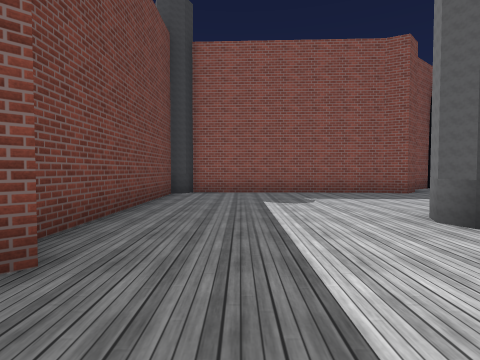
View 1 (above)

20 first-person views from a walk through a Unity game level. The camera is 1.2 m above the floor, tilts 2° down and sees 80° across. The floor is counted in squares, 2 m on a side. Each view is taken from the middle of a square. On the plan, view 1 faces up. The plan holds only what a view shows up to about 9 squares ahead; the rest is blank. The place goes on beyond the plan. The player character is not drawn. Some surface patterns are stand-ins.

View 2
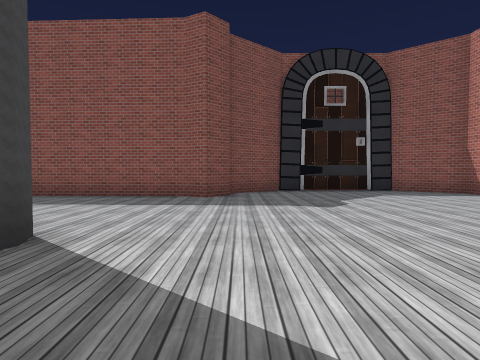

View 3
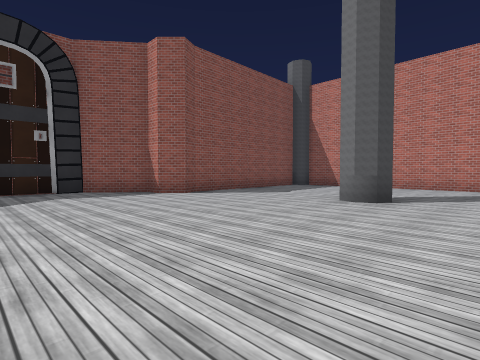

View 4
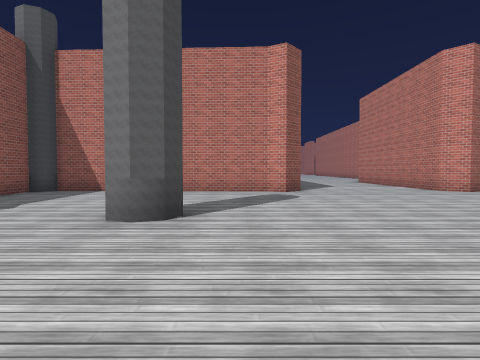

View 5
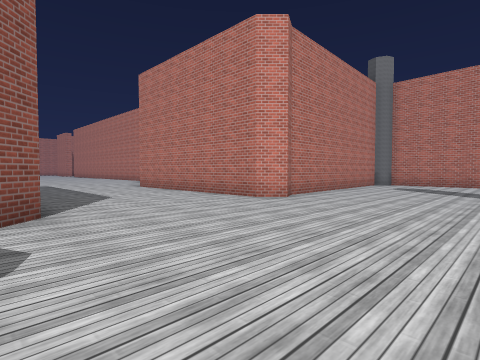

View 6
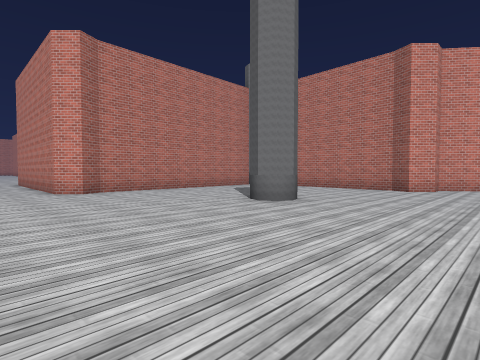

View 7
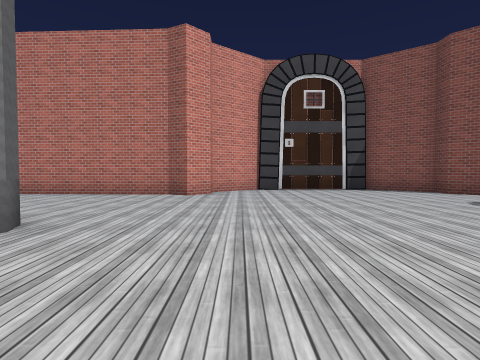

View 8
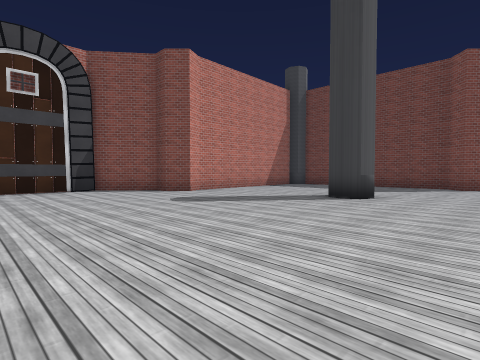

View 9
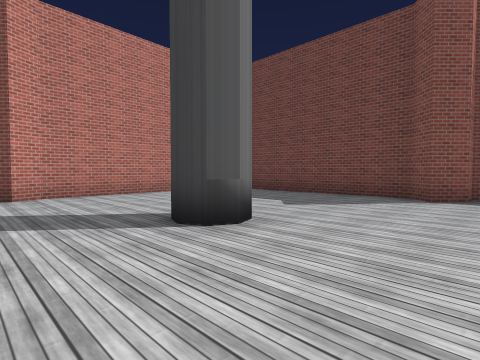

View 10
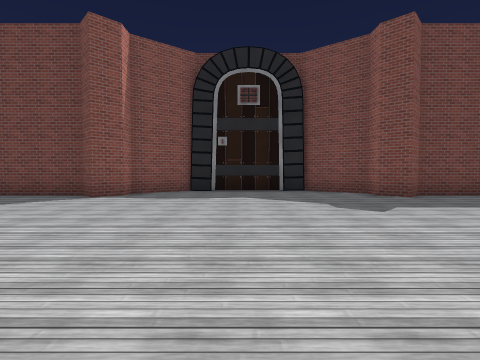

View 11
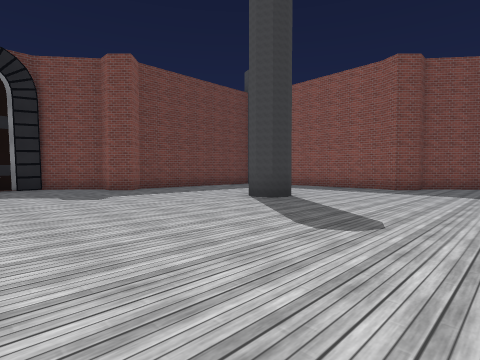

View 12
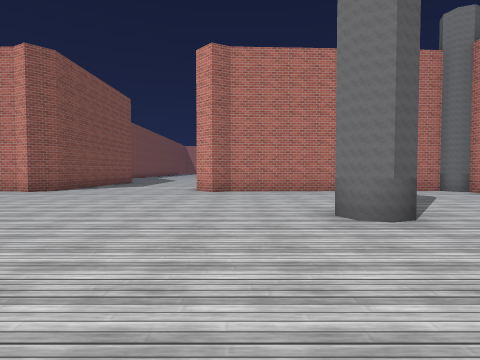

View 13
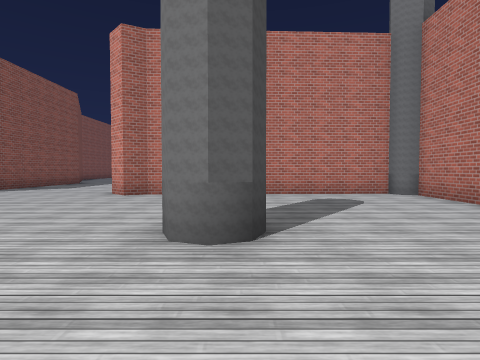

View 14
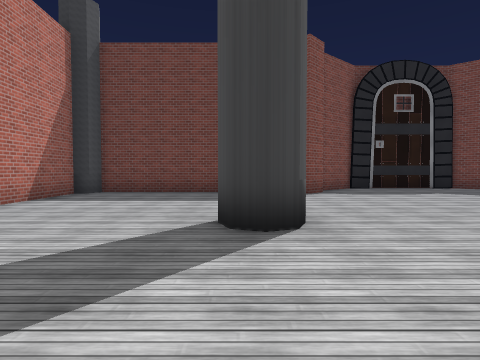

View 15
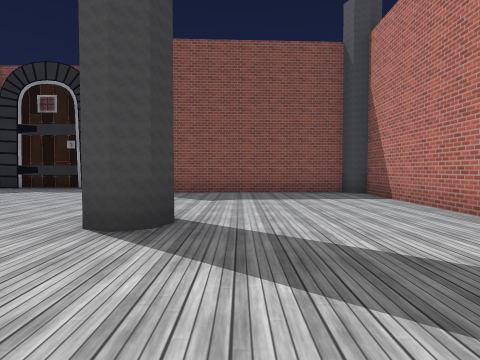

View 16
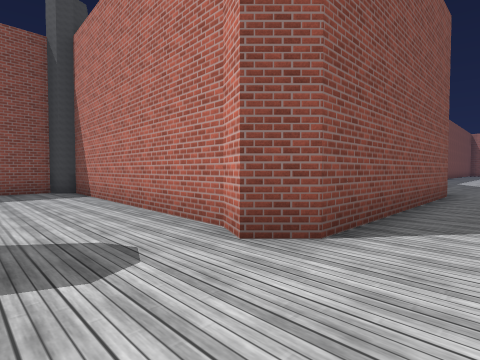

View 17
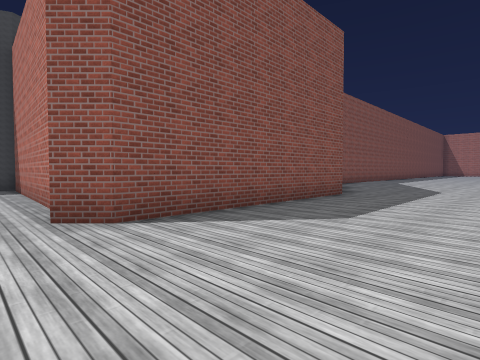

View 18
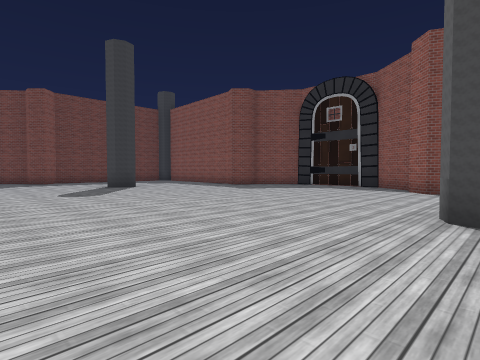

View 19
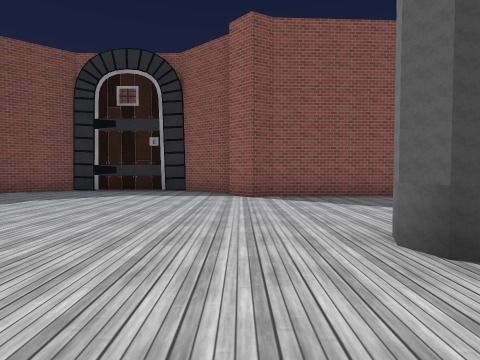

View 20
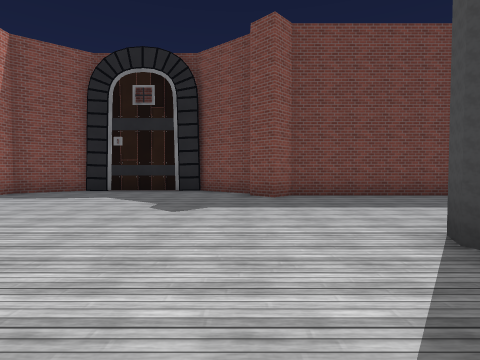

### Floor plan
Points are (right, up) in squares from view 1. A wall is a line through its corners. A room is listed if a view was taken in it or the views show most of it. See-through windows are left out.
Room 1 (views 1, 2, 3, 4, 5, 6, 7, 8, 9, 10, 11, 12, 13, 14, 15, 16, 17, 18, 19, 20)
walls: (12.8, -7.3) (12.4, -7.1) (12.2, -6.8) (12.4, -6.4) (12.7, -6.3) (13.1, -6.4); (13.3, 3.2) (13.1, 2.9) (12.8, 2.7) (12.4, 2.9) (12.3, 3.2) (12.4, 3.6); (2.8, 2.7) (2.4, 2.9); (2.4, -6.4) (2.7, -6.2) (3.1, -6.4) (3.2, -6.7) (3.1, -7.1); (3.1, 3.7) (3.3, 3.3) (3.1, 2.9) (2.5, 2.6) (2.3, 3.2) (2.4, 3.7); (16.8, 7.7) (11.7, 7.5) (11.3, 7.3) (10.8, 7.8) (10.8, 8.3) (9.4, 9.3) (6.1, 9.3); (6.1, -12.7) (9.5, -12.7) (10.8, -11.7) (10.8, -11.2) (11.2, -10.8) (11.7, -11) (16.8, -11.2) (16.9, -10.9) (17.2, -10.8) (17, -4.8) (16.7, -4.3) (17.2, -3.8) (21, -3.8); (6.9, 9.3) (6.2, 9.4) (4.7, 8.2) (4.7, 7.7) (4.3, 7.3) (3.8, 7.5) (-1.3, 7.7) (-1.4, 7.4) (-1.7, 7.2) (-1.7, 2.2) (-1.2, 1.8) (-1.7, 1.3) (-2.2, 1.3) (-3.2, 0) (-3.2, -3.5) (-2.2, -4.7) (-1.8, -4.7) (-1.3, -5.2) (-1.7, -5.7) (-1.7, -10.7) (-1.3, -10.9); (22.9, 0.2) (17.3, 0.2) (16.8, 0.7) (17, 1.3) (17.2, 7.3) (16.8, 7.4); (-1.3, -11.2) (3.7, -11) (4.2, -10.7) (4.7, -11.2) (4.7, -11.7) (6.2, -12.9)

Positions as (right, up) in squares from view 1, and headings:
1: (0, 0), facing up
2: (5, 1), facing up
3: (7, 1), facing up-right
4: (9, 2), facing right
5: (13, 1), facing down-right
6: (9, -2), facing down-right
7: (10, -4), facing down
8: (9, -4), facing down-left
9: (5, -4), facing down-left
10: (5, -2), facing left
11: (7, -2), facing up-left
12: (9, -5), facing right
13: (10, -7), facing right
14: (6, -7), facing left
15: (14, 0), facing up
16: (15, -1), facing up-right
17: (16, -3), facing up-right
18: (13, -1), facing up-left
19: (11, 1), facing up
20: (5, 1), facing left
